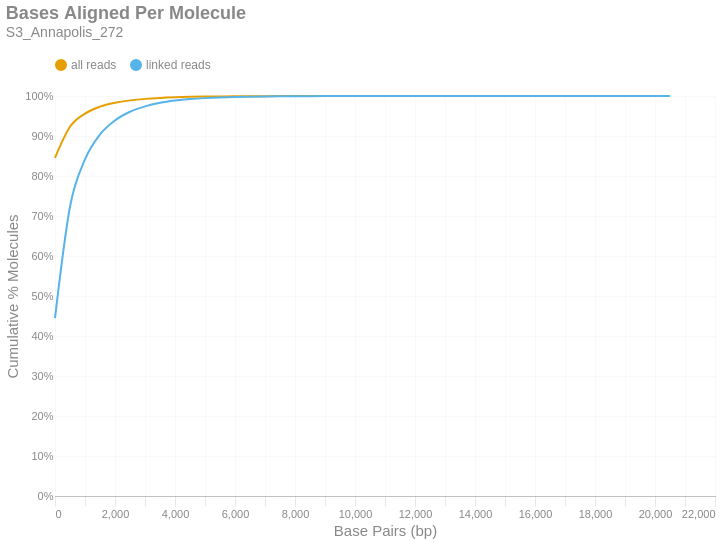

Notebook source saved alongside this figure:
### Markdown cell above
### Bases Aligned Per Molecule
This is a cumulative frequency distribution showing the number of base pairs aligned per unique molecule. These data are shown in 500 bp bins. There are two distributions: one with `all reads` (yellow) and another with only `linked reads` (blue). The percent of molecules in the `linked reads` distribution is relative to the total number of linked molecules.

### Code cell
if SKIPLR:
    print_html(f"Skipped")
else:
    binned_df = consolidated_hist(valids['aligned_bp'], mask, 500, True)
    with SafeRender(binned_df):
        (
            density_plot(binned_df, 'Bases Aligned Per Molecule', samplename, 'basesper')
            .encode(
                x=alt.X('bin:Q', title="Base Pairs (bp)").axis(tickMinStep=500).scale(padding=0),
                y=alt.Y('value:Q', title='Cumulative % Molecules')
                    .axis(format='%')
                    .scale(domain = [0,1])
                    .stack(False),
                color=alt.Color("key:N").scale(domain = ["all reads", "linked reads"]),
                tooltip = [
                    alt.Tooltip("key:N", title = "Data Type"),
                    alt.Tooltip("range_label:N", title="Bases Aligned Per Molecule"),
                    alt.Tooltip("value:Q", format = ".2%", title="% Molecules (Cum.)")
                ]
            )
        ).display()

### Figure 1 — Vega-Lite specification as saved in the notebook (floating-point values rounded to 4 significant figures)
{"width": "container", "height": 400, "config": {"title": {"anchor": "start", "dy": -15, "fontSize": 18, "color": "#888888", "subtitleColor": "#888888", "subtitleFontSize": 14}, "arc": {"fill": "#0072B2"}, "axis": {"domainColor": "#888888", "domainWidth": 0.5, "gridWidth": 0.2, "grid": false, "titleFontWeight": 400, "titleFontSize": 15, "labelFontSize": 11, "labelColor": "#888888", "tickColor": "#888888", "tickWidth": 0.2, "titleColor": "#888888"}, "axisBand": {"grid": false}, "axisX": {"grid": true, "tickSize": 10, "domainCap": "round"}, "axisY": {"domain": false, "grid": true, "tickSize": 0, "domainCap": "round"}, "background": "transparent", "header": {"labelFontSize": 15, "labelColor": "#888888", "titleFontSize": 15, "titleFontWeight": 600, "titleColor": "#888888"}, "legend": {"labelFont": "sans-serif", "labelFontSize": 12, "labelColor": "#888888", "symbolSize": 100, "symbolType": "circle", "titleFontSize": 12, "titlePadding": 10, "titleColor": "#888888", "title": null, "orient": "top"}, "range": {"category": ["#E69F00", "#56B4E9", "#009E73", "#F0E442", "#0072B2", "#D55E00", "#CC79A7", "#000000"], "diverging": ["#cfe8f3", "#a2d4ec", "#73bfe2", "#46abdb", "#1696d2", "#12719e"]}, "area": {"fill": "#0072B2", "fillOpacity": 0.7, "line": true, "strokeOpacity": 0.7}, "line": {"color": "#0072B2", "stroke": "#0072B2", "strokeWidth": 2}, "trail": {"color": "#0072B2", "stroke": "#0072B2", "strokeWidth": 0, "size": 1}, "point": {"filled": true, "fillOpacity": 1.0, "size": 95}, "text": {"color": "#888888", "fontSize": 11, "align": "right", "fontWeight": 400, "size": 11}, "bar": {"fill": "#0072B2", "stroke": null}, "view": {"stroke": null, "continuousWidth": 660, "continuousHeight": 400}}, "data": {"name": "data-766ba97fa26ac4027b62e0570f2b52aa"}, "mark": {"type": "line", "interpolate": "monotone", "point": {"opacity": 0, "size": 275}}, "encoding": {"color": {"field": "key", "scale": {"domain": ["all reads", "linked reads"]}, "type": "nominal"}, "tooltip": [{"field": "key", "title": "Data Type", "type": "nominal"}, {"field": "range_label", "title": "Bases Aligned Per Molecule", "type": "nominal"}, {"field": "value", "format": ".2%", "title": "% Molecules (Cum.)", "type": "quantitative"}], "x": {"axis": {"tickMinStep": 500}, "field": "bin", "scale": {"padding": 0}, "title": "Base Pairs (bp)", "type": "quantitative"}, "y": {"axis": {"format": "%"}, "field": "value", "scale": {"domain": [0, 1]}, "stack": false, "title": "Cumulative % Molecules", "type": "quantitative"}}, "params": [{"name": "param_c36ac31b6afebe62", "select": {"type": "point", "fields": ["key"]}, "bind": "legend"}], "title": {"text": "Bases Aligned Per Molecule", "subtitle": "S3_Annapolis_272"}, "transform": [{"fold": ["all reads (cumsum)", "linked reads (cumsum)"]}, {"calculate": "replace(datum.key, ' (cumsum)', '')", "as": "key"}, {"filter": {"param": "param_c36ac31b6afebe62"}}], "usermeta": {"embedOptions": {"downloadFileName": "S3_Annapolis_272.basesper"}}, "$schema": "https://vega.github.io/schema/vega-lite/v6.1.0.json", "datasets": {"data-766ba97fa26ac4027b62e0570f2b52aa": [{"bin": "0.0", "interval": "0.0-500.0", "all reads": 0.8455, "linked reads": 0.4445, "all reads (cumsum)": 0.8455, "linked reads (cumsum)": 0.4445, "range_label": "0-499"}, {"bin": "500.0", "interval": "500.0-1000.0", "all reads": 0.07766, "linked reads": 0.2786, "all reads (cumsum)": 0.9232, "linked reads (cumsum)": 0.7231, "range_label": "500-999"}, {"bin": "1000.0", "interval": "1000.0-1500.0", "all reads": 0.03279, "linked reads": 0.1182, "all reads (cumsum)": 0.956, "linked reads (cumsum)": 0.8413, "range_label": "1000-1499"}, {"bin": "1500.0", "interval": "1500.0-2000.0", "all reads": 0.01735, "linked reads": 0.06253, "all reads (cumsum)": 0.9733, "linked reads (cumsum)": 0.9038, "range_label": "1500-1999"}, {"bin": "2000.0", "interval": "2000.0-2500.0", "all reads": 0.009758, "linked reads": 0.03517, "all reads (cumsum)": 0.9831, "linked reads (cumsum)": 0.939, "range_label": "2000-2499"}, {"bin": "2500.0", "interval": "2500.0-3000.0", "all reads": 0.006001, "linked reads": 0.02163, "all reads (cumsum)": 0.9891, "linked reads (cumsum)": 0.9606, "range_label": "2500-2999"}, {"bin": "3000.0", "interval": "3000.0-3500.0", "all reads": 0.003732, "linked reads": 0.01345, "all reads (cumsum)": 0.9928, "linked reads (cumsum)": 0.9741, "range_label": "3000-3499"}, {"bin": "3500.0", "interval": "3500.0-4000.0", "all reads": 0.002444, "linked reads": 0.008811, "all reads (cumsum)": 0.9953, "linked reads (cumsum)": 0.9829, "range_label": "3500-3999"}, {"bin": "4000.0", "interval": "4000.0-4500.0", "all reads": 0.001562, "linked reads": 0.005629, "all reads (cumsum)": 0.9968, "linked reads (cumsum)": 0.9885, "range_label": "4000-4499"}, {"bin": "4500.0", "interval": "4500.0-5000.0", "all reads": 0.00103, "linked reads": 0.003711, "all reads (cumsum)": 0.9978, "linked reads (cumsum)": 0.9922, "range_label": "4500-4999"}, {"bin": "5000.0", "interval": "5000.0-5500.0", "all reads": 0.0006824, "linked reads": 0.00246, "all reads (cumsum)": 0.9985, "linked reads (cumsum)": 0.9947, "range_label": "5000-5499"}, {"bin": "5500.0", "interval": "5500.0-6000.0", "all reads": 0.0004762, "linked reads": 0.001716, "all reads (cumsum)": 0.999, "linked reads (cumsum)": 0.9964, "range_label": "5500-5999"}, {"bin": "6000.0", "interval": "6000.0-6500.0", "all reads": 0.0003096, "linked reads": 0.001116, "all reads (cumsum)": 0.9993, "linked reads (cumsum)": 0.9975, "range_label": "6000-6499"}, {"bin": "6500.0", "interval": "6500.0-7000.0", "all reads": 0.0002149, "linked reads": 0.0007745, "all reads (cumsum)": 0.9995, "linked reads (cumsum)": 0.9983, "range_label": "6500-6999"}, {"bin": "7000.0", "interval": "7000.0-7500.0", "all reads": 0.0001458, "linked reads": 0.0005256, "all reads (cumsum)": 0.9997, "linked reads (cumsum)": 0.9988, "range_label": "7000-7499"}, {"bin": "7500.0", "interval": "7500.0-8000.0", "all reads": 9.998e-05, "linked reads": 0.0003604, "all reads (cumsum)": 0.9998, "linked reads (cumsum)": 0.9992, "range_label": "7500-7999"}, {"bin": "8000.0", "interval": "8000.0-8500.0", "all reads": 6.98e-05, "linked reads": 0.0002516, "all reads (cumsum)": 0.9998, "linked reads (cumsum)": 0.9994, "range_label": "8000-8499"}, {"bin": "8500.0", "interval": "8500.0-9000.0", "all reads": 4.904e-05, "linked reads": 0.0001767, "all reads (cumsum)": 0.9999, "linked reads (cumsum)": 0.9996, "range_label": "8500-8999"}, {"bin": "9000.0", "interval": "9000.0-9500.0", "all reads": 3.146e-05, "linked reads": 0.0001134, "all reads (cumsum)": 0.9999, "linked reads (cumsum)": 0.9997, "range_label": "9000-9499"}, {"bin": "9500.0", "interval": "9500.0-10000.0", "all reads": 2.165e-05, "linked reads": 7.804e-05, "all reads (cumsum)": 0.9999, "linked reads (cumsum)": 0.9998, "range_label": "9500-9999"}, {"bin": "10000.0", "interval": "10000.0-10500.0", "all reads": 1.63e-05, "linked reads": 5.876e-05, "all reads (cumsum)": 1.0, "linked reads (cumsum)": 0.9999, "range_label": "10000-10499"}, {"bin": "10500.0", "interval": "10500.0-11000.0", "all reads": 1.057e-05, "linked reads": 3.81e-05, "all reads (cumsum)": 1.0, "linked reads (cumsum)": 0.9999, "range_label": "10500-10999"}, {"bin": "11000.0", "interval": "11000.0-11500.0", "all reads": 9.553e-06, "linked reads": 3.443e-05, "all reads (cumsum)": 1.0, "linked reads (cumsum)": 0.9999, "range_label": "11000-11499"}, {"bin": "11500.0", "interval": "11500.0-12000.0", "all reads": 6.368e-06, "linked reads": 2.295e-05, "all reads (cumsum)": 1.0, "linked reads (cumsum)": 1.0, "range_label": "11500-11999"}, {"bin": "12000.0", "interval": "12000.0-12500.0", "all reads": 3.948e-06, "linked reads": 1.423e-05, "all reads (cumsum)": 1.0, "linked reads (cumsum)": 1.0, "range_label": "12000-12499"}, {"bin": "12500.0", "interval": "12500.0-13000.0", "all reads": 2.547e-06, "linked reads": 9.181e-06, "all reads (cumsum)": 1.0, "linked reads (cumsum)": 1.0, "range_label": "12500-12999"}, {"bin": "13000.0", "interval": "13000.0-13500.0", "all reads": 1.274e-06, "linked reads": 4.591e-06, "all reads (cumsum)": 1.0, "linked reads (cumsum)": 1.0, "range_label": "13000-13499"}, {"bin": "13500.0", "interval": "13500.0-14000.0", "all reads": 1.274e-06, "linked reads": 4.591e-06, "all reads (cumsum)": 1.0, "linked reads (cumsum)": 1.0, "range_label": "13500-13999"}, {"bin": "14000.0", "interval": "14000.0-14500.0", "all reads": 1.401e-06, "linked reads": 5.05e-06, "all reads (cumsum)": 1.0, "linked reads (cumsum)": 1.0, "range_label": "14000-14499"}, {"bin": "14500.0", "interval": "14500.0-15000.0", "all reads": 5.095e-07, "linked reads": 1.836e-06, "all reads (cumsum)": 1.0, "linked reads (cumsum)": 1.0, "range_label": "14500-14999"}, {"bin": "15000.0", "interval": "15000.0-15500.0", "all reads": 0.0, "linked reads": 0.0, "all reads (cumsum)": 1.0, "linked reads (cumsum)": 1.0, "range_label": "15000-15499"}, {"bin": "15500.0", "interval": "15500.0-16000.0", "all reads": 6.368e-07, "linked reads": 2.295e-06, "all reads (cumsum)": 1.0, "linked reads (cumsum)": 1.0, "range_label": "15500-15999"}, {"bin": "16000.0", "interval": "16000.0-16500.0", "all reads": 2.547e-07, "linked reads": 9.181e-07, "all reads (cumsum)": 1.0, "linked reads (cumsum)": 1.0, "range_label": "16000-16499"}, {"bin": "16500.0", "interval": "16500.0-17000.0", "all reads": 1.274e-07, "linked reads": 4.591e-07, "all reads (cumsum)": 1.0, "linked reads (cumsum)": 1.0, "range_label": "16500-16999"}, {"bin": "17000.0", "interval": "17000.0-17500.0", "all reads": 2.547e-07, "linked reads": 9.181e-07, "all reads (cumsum)": 1.0, "linked reads (cumsum)": 1.0, "range_label": "17000-17499"}, {"bin": "17500.0", "interval": "17500.0-18000.0", "all reads": 2.547e-07, "linked reads": 9.181e-07, "all reads (cumsum)": 1.0, "linked reads (cumsum)": 1.0, "range_label": "17500-17999"}, {"bin": "18000.0", "interval": "18000.0-18500.0", "all reads": 1.274e-07, "linked reads": 4.591e-07, "all reads (cumsum)": 1.0, "linked reads (cumsum)": 1.0, "range_label": "18000-18499"}, {"bin": "18500.0", "interval": "18500.0-19000.0", "all reads": 2.547e-07, "linked reads": 9.181e-07, "all reads (cumsum)": 1.0, "linked reads (cumsum)": 1.0, "range_label": "18500-18999"}, {"bin": "19000.0", "interval": "19000.0-19500.0", "all reads": 0.0, "linked reads": 0.0, "all reads (cumsum)": 1.0, "linked reads (cumsum)": 1.0, "range_label": "19000-19499"}, {"bin": "19500.0", "interval": "19500.0-20000.0", "all reads": 0.0, "linked reads": 0.0, "all reads (cumsum)": 1.0, "linked reads (cumsum)": 1.0, "range_label": "19500-19999"}, {"bin": "20000.0", "interval": "20000.0-20500.0", "all reads": 1.274e-07, "linked reads": 4.591e-07, "all reads (cumsum)": 1.0, "linked reads (cumsum)": 1.0, "range_label": "20000-20499"}, {"bin": "20500.0", "interval": "20500.0-21000.0", "all reads": 1.274e-07, "linked reads": 4.591e-07, "all reads (cumsum)": 1.0, "linked reads (cumsum)": 1.0, "range_label": "20500-20999"}]}}
